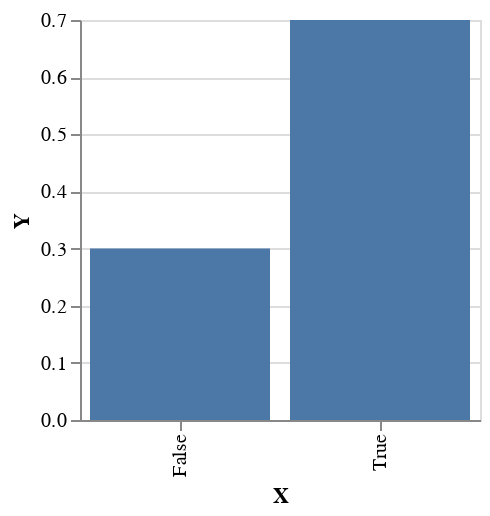

Notebook source saved alongside this figure:
### Markdown cell above
In fact, we could lean even further into the spirit of probabilistic programming, and transform `model` into a distribution over plots, and sample from that:

### Code cell
distributionOverPlots :: MonadDistribution m => m VegaLiteLab -- the type of plots
distributionOverPlots = 
    plotVega . fmap (first (pack . show)) . toEmpirical 
    <$> replicateM 10 model

sampleIO distributionOverPlots

### Figure 1 — Vega-Lite specification as saved in the notebook (floating-point values rounded to 4 significant figures)
{"$schema": "https://vega.github.io/schema/vega-lite/v4.json", "data": {"values": [{"X": "True", "Y": 0.7}, {"X": "False", "Y": 0.3}]}, "encoding": {"x": {"field": "X", "type": "nominal"}, "y": {"field": "Y", "type": "quantitative"}}, "height": 200, "mark": "bar", "width": 200}
